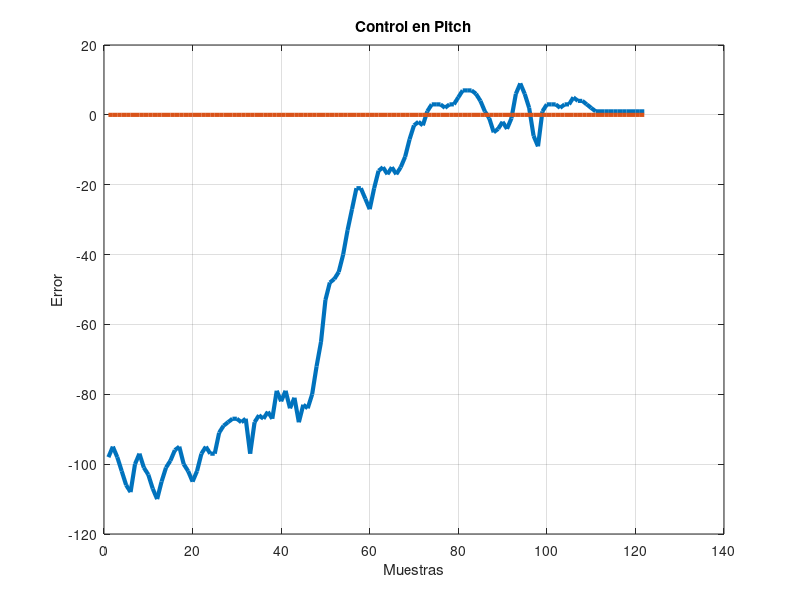

This chart was generated by the following MATLAB code: (Note: this script raises an error after producing the figure.)
clc;
clear all;
clf;
data = load('dataY.txt');
x = zeros(size(data));
R = zeros(size(data));
for i = [1 : length(data)]
  x(i) = i;
endfor
plot(x,data,"linewidth", 3);
hold on;
plot(x,R,"linewidth", 3);
grid on;
xlabel ("Muestras");
ylabel ("Error");
title ("Control en Pitch");
h = legend ({"Control PD"}, "Referencia");
legend (h, "location", "northeastoutside");